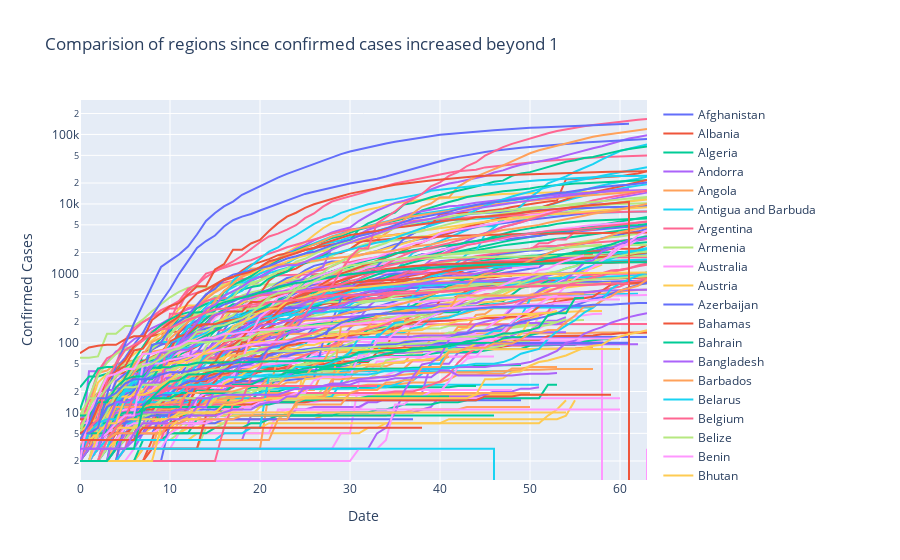

Notebook cell for this chart:
### Code cell
start_data=[]
plot_data=[]
fig=tools.make_subplots()
n_unique_provice=df['Province_State'].nunique()
average_length=[]
cur=0
for d,group in df.groupby(['Country_Region','Province_State']):
    country=d[0]
    province=d[1]
#     print(province,country,cur,n_unique_provice)
    temp={}
    temp_df=group.copy().reset_index(drop=True)
    temp['state']=province
    temp['country']=country
    for i,r in temp_df.iterrows():
        if i:
            if r['ConfirmedCases'] > 1:
                temp['start']=r['Date']
                temp['start_index']=i
                break
    start_data.append(temp)
    if('start_index' in temp):
        average_length.append(len(group)-temp['start_index'])
        fig.append_trace(go.Scatter(y=temp_df.loc[temp['start_index']:temp['start_index']+63,'ConfirmedCases'].tolist(),
                                    name=province
                                    ),1,1)
    cur+=1
fig['layout']={
    'xaxis':{'title':'Date',},
    'yaxis':{'title':'Confirmed Cases','type':'log'},
    'title':"Comparision of regions since confirmed cases increased beyond 1"
}
# plot(fig,filename='start-date-fixed.html')
fig.show()
